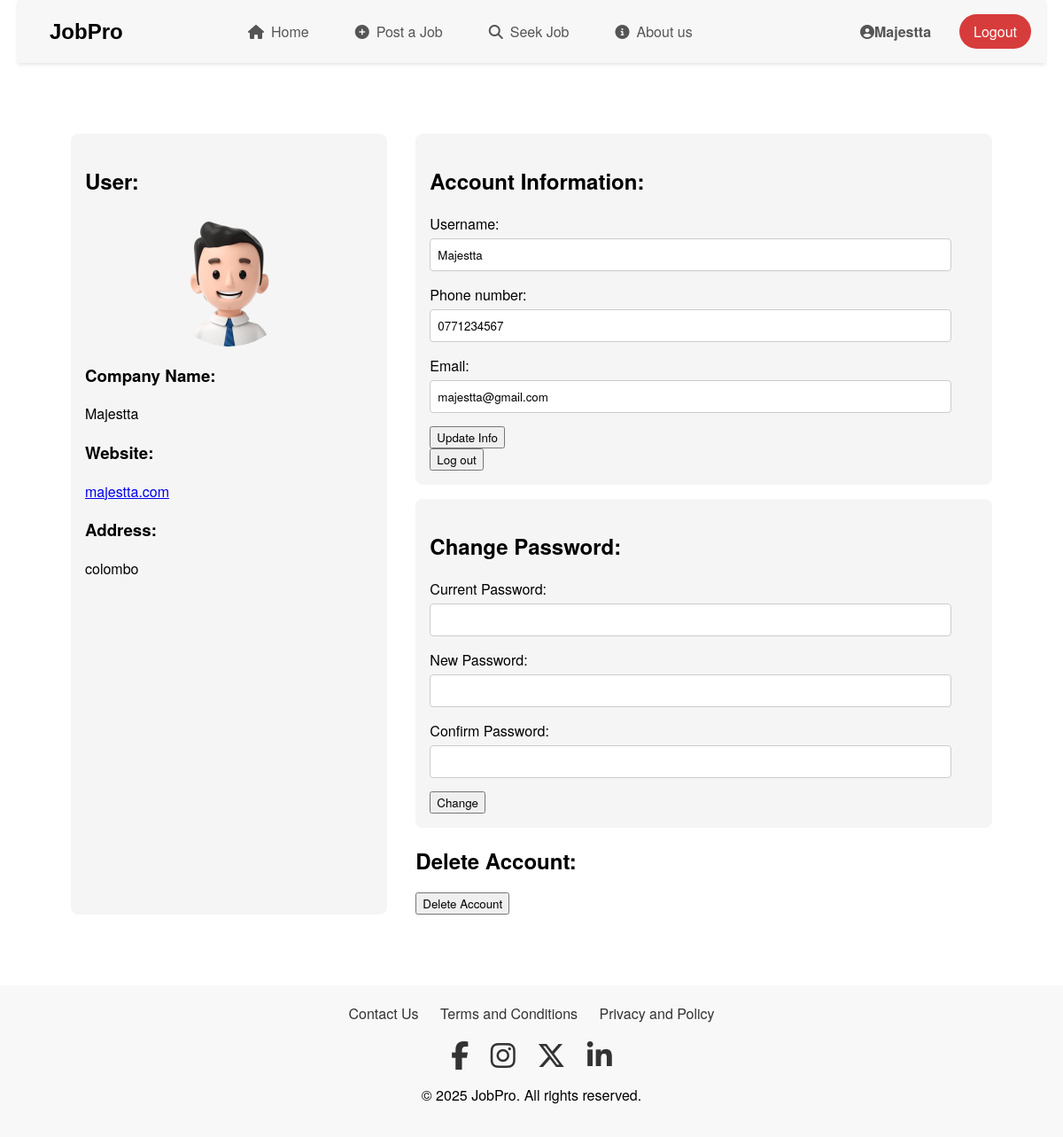
Screenshot of /pages/account.php (signed in) with the database file from the repository.
### tables this page shows
CREATE TABLE `company` (
  `company_id` int(11) NOT NULL,
  `user_id` int(11) DEFAULT NULL,
  `company_name` varchar(255) DEFAULT NULL,
  `website_link` varchar(255) DEFAULT NULL,
  `address` varchar(255) DEFAULT NULL
);

CREATE TABLE `user` (
  `user_id` int(11) NOT NULL,
  `username` varchar(255) NOT NULL,
  `email` varchar(255) NOT NULL,
  `password` varchar(255) NOT NULL,
  `phone_number` varchar(20) DEFAULT NULL,
  `account_type` enum('personal','company') NOT NULL,
  `profile_image` varchar(255) DEFAULT NULL,
  `created_at` timestamp NOT NULL DEFAULT current_timestamp()
);

### includes/functions.php (called while the page is built, shortened)
<?php
include 'dbconnect.php';
function getCompanyData($userId) {
    global $mysqli;
    $stmt = $mysqli->prepare("SELECT * FROM company WHERE user_id = ?");
    $stmt->bind_param("i", $userId);
    $stmt->execute();
    $result = $stmt->get_result();
    return $result->fetch_assoc();
}
function getUserData($userId) {
    global $mysqli;
    $stmt = $mysqli->prepare("
        SELECT * FROM user WHERE user_id = ?
    ");
    $stmt->bind_param('i', $userId);
    $stmt->execute();
    $result = $stmt->get_result();
    $userData = $result->fetch_assoc();
    return $userData;
}

### pages/account.php (the view, shortened to what this page needs)
<?php
include '../includes/header.php';
include '../includes/functions.php';
$userId = $_SESSION['user_id'];
$userData = getUserData($userId);
$companyData = getCompanyData($userId);
?>
<div class="container user-account-page">
    <div class="user-profile">
        <h2>User:</h2>
        <div class="profile-image">
            <img src="/jobpro/assets/images/default-avatar.png" alt="User Avatar">
        </div>
        <?php if ($companyData): ?>
            <h3>Company Name:</h3>
            <p><?php echo htmlspecialchars($companyData['company_name']); ?></p>
            <h3>Website:</h3>
            <p><a href="<?php echo htmlspecialchars($companyData['website_link']); ?>" target="_blank"><?php echo htmlspecialchars($companyData['website_link']); ?></a></p>
            <h3>Address:</h3>
            <p><?php echo htmlspecialchars($companyData['address']); ?></p>
        <?php endif; ?>
    </div>
    <div class="account-info-section">
        <div class="account-info">
            <h2>Account Information:</h2>
            <form action="/jobpro/api/update_account.php" method="POST">
                <div class="form-group">
                    <label for="username">Username:</label>
                    <input type="text" id="username" name="username" value="<?php echo htmlspecialchars($userData['username']); ?>" readonly>
                </div>
                <div class="form-group">
                    <label for="phone">Phone number:</label>
                    <input type="tel" id="phone" name="phone" value="<?php echo htmlspecialchars($userData['phone_number']); ?>">
                </div>
                <div class="form-group">
                    <label for="email">Email:</label>
                    <input type="email" id="email" name="email" value="<?php echo htmlspecialchars($userData['email']); ?>">
                </div>
                <button type="submit" name="update_info" class="btn-primary">Update Info</button>
            </form>
            <form action="logout.php" method="POST">
                <button type="submit" class="btn-secondary">Log out</button>
            </form>
        </div>
        <div class="change-password">
            <h2>Change Password:</h2>
            <form action="/jobpro/api/change_password.php" method="POST">
                <div class="form-group">
                    <label for="current_password">Current Password:</label>
                    <input type="password" id="current_password" name="current_password" required>
                </div>
                <div class="form-group">
                    <label for="new_password">New Password:</label>
                    <input type="password" id="new_password" name="new_password" required>
                </div>
                <div class="form-group">
                    <label for="confirm_password">Confirm Password:</label>
                    <input type="password" id="confirm_password" name="confirm_password" required>
                </div>
                <button type="submit" name="change_password" class="btn-primary">Change</button>
            </form>
        </div>
         <div class="delete-account">
            <h2>Delete Account:</h2>
            <form action="/jobpro/api/delete_account.php" method="POST">
                <button type="submit" name="delete_account" class="btn-danger">Delete Account</button>
            </form>
         </div>
    </div>
</div>
<?php include '../includes/footer.php'; ?>

### assets/css/styles.css (style rules this page uses)
body { font-family: 'Helvetica Neue', sans-serif; margin: 0; padding: 0; }
* { font-family: 'Helvetica Neue', sans-serif; }

### assets/css/style.css (style rules this page uses)
.form-group { margin-bottom: 15px; }
.form-group label { display: block; margin-bottom: 5px; }
.form-group input, .form-group select { width: 100%; padding: 8px; border: 1px solid #ddd; border-radius: 4px; }
.profile-image { grid-column: 2; grid-row: 1 / span 3; text-align: center; }
.profile-image img { width: 150px; height: 150px; object-fit: cover; border-radius: 50%; }
.form-group input { width: 100%; padding: 8px; border: 1px solid #ddd; border-radius: 4px; }
.user-account-page { display: flex; gap: 2rem; }
.user-profile { flex: 1; background-color: #f5f5f5; padding: 1rem; border-radius: 8px; }
.profile-image { width: 150px; height: 150px; border-radius: 50%; overflow: hidden; margin: 0 auto 1rem; }
.profile-image img { width: 100%; height: 100%; object-fit: cover; }
.account-info-section { flex: 2; }
.account-info, .change-password { background-color: #f5f5f5; padding: 1rem; border-radius: 8px; margin-bottom: 1rem; }
.form-group { flex: 0 0 48%; }
.form-group input, .form-group select, .form-group textarea { width: 100%; padding: 8px; border: 1px solid #ccc; border-radius: 4px; }

### assets/css/account.css (style rules this page uses)
.user-account-page { display: flex; margin: 5rem; }
.form-group { margin-right: 3rem; }

### rows the page displays
company: company_name "Majestta", website_link "majestta.com", address "colombo"
user: username "Majestta", phone "0771234567", email "majestta@gmail.com"

### other values shown
$_SESSION['username'] "Majestta"
